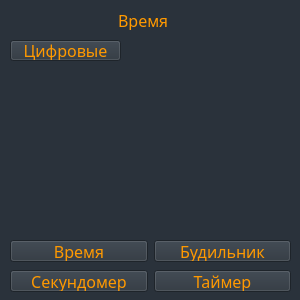
<?xml version="1.0" encoding="UTF-8"?>
<ui version="4.0">
 <class>Form</class>
 <widget class="QWidget" name="Form">
  <property name="geometry">
   <rect>
    <x>0</x>
    <y>0</y>
    <width>300</width>
    <height>300</height>
   </rect>
  </property>
  <property name="windowTitle">
   <string>Form</string>
  </property>
  <property name="styleSheet">
   <string notr="true">*{
	font-size: 12pt;
	font-family: sans-serif;
	background-color: #2a323b;
	color: #ff9900;
}

QPushButton:hover{
	background-color: #3b3b3b;
}

QPushButton:pressed{
	background-color: #20252b;
}</string>
  </property>
  <widget class="QWidget" name="horizontalLayoutWidget">
   <property name="geometry">
    <rect>
     <x>10</x>
     <y>270</y>
     <width>281</width>
     <height>22</height>
    </rect>
   </property>
   <layout class="QHBoxLayout" name="horizontalLayout_2">
    <item>
     <widget class="QPushButton" name="stopwatch_btn">
      <property name="text">
       <string>Секундомер</string>
      </property>
     </widget>
    </item>
    <item>
     <widget class="QPushButton" name="timer_btn_2">
      <property name="text">
       <string>Таймер</string>
      </property>
     </widget>
    </item>
   </layout>
  </widget>
  <widget class="QWidget" name="horizontalLayoutWidget_3">
   <property name="geometry">
    <rect>
     <x>10</x>
     <y>240</y>
     <width>281</width>
     <height>22</height>
    </rect>
   </property>
   <layout class="QHBoxLayout" name="horizontalLayout_4">
    <item>
     <widget class="QPushButton" name="time_btn">
      <property name="text">
       <string>Время</string>
      </property>
     </widget>
    </item>
    <item>
     <widget class="QPushButton" name="alarm_btn">
      <property name="text">
       <string>Будильник</string>
      </property>
     </widget>
    </item>
   </layout>
  </widget>
  <widget class="QLabel" name="label">
   <property name="geometry">
    <rect>
     <x>10</x>
     <y>10</y>
     <width>281</width>
     <height>20</height>
    </rect>
   </property>
   <property name="text">
    <string>                          Время</string>
   </property>
  </widget>
  <widget class="QPushButton" name="pushButton">
   <property name="geometry">
    <rect>
     <x>10</x>
     <y>40</y>
     <width>111</width>
     <height>21</height>
    </rect>
   </property>
   <property name="text">
    <string>Цифровые</string>
   </property>
  </widget>
 </widget>
 <resources/>
 <connections/>
</ui>
